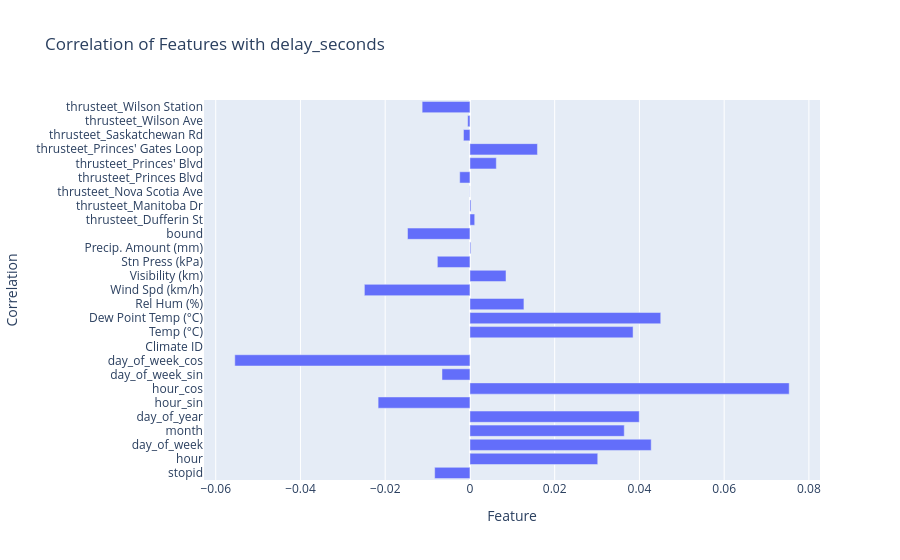

Notebook cell for this chart:
### Markdown cell above
Correlation Analysis

### Code cell
## correlation analysis of features with the target variable and show it in table
# remove thrusteet
df_corr = df_dropped.drop(columns=['thrustreet', 'route', 'trip_id']).to_pandas()  # Convert to pandas for correlation analysis
correlation_matrix = df_corr.corr(method='pearson')
target_correlation = correlation_matrix['delay_seconds'].drop('delay_seconds')  
print("Correlation of features with delay_seconds:")
print(target_correlation.sort_values(ascending=False))
# Visualize the correlation of features with the target variable using a bar chart
correlation_df = target_correlation.reset_index()
correlation_df.columns = ['Correlation', 'Feature']
fig = px.bar(correlation_df, x='Feature', y='Correlation', title='Correlation of Features with delay_seconds')
show(fig)

### Figure 1 — Plotly figure (JSON) as saved in the notebook; plotly's stock layout.template omitted (floating-point values rounded to 4 significant figures)
{"data": [{"hovertemplate": "Feature=%{x}<br>Correlation=%{y}<extra></extra>", "legendgroup": "", "marker": {"color": "#636efa", "pattern": {"shape": ""}}, "name": "", "orientation": "h", "showlegend": false, "textposition": "auto", "type": "bar", "x": [-0.008323, 0.03016, 0.04278, 0.03642, 0.03996, -0.02167, 0.07535, -0.0066, -0.0555, NaN, 0.0385, 0.04503, 0.01274, -0.02491, 0.008511, -0.007691, 0.0002066, -0.01473, 0.001124, 0.0002471, -4.808e-05, -0.002413, 0.006225, 0.01593, -0.001524, -0.0005315, -0.01128], "xaxis": "x", "y": ["stopid", "hour", "day_of_week", "month", "day_of_year", "hour_sin", "hour_cos", "day_of_week_sin", "day_of_week_cos", "Climate ID", "Temp (°C)", "Dew Point Temp (°C)", "Rel Hum (%)", "Wind Spd (km/h)", "Visibility (km)", "Stn Press (kPa)", "Precip. Amount (mm)", "bound", "thrusteet_Dufferin St", "thrusteet_Manitoba Dr", "thrusteet_Nova Scotia Ave", "thrusteet_Princes Blvd", "thrusteet_Princes' Blvd", "thrusteet_Princes' Gates Loop", "thrusteet_Saskatchewan Rd", "thrusteet_Wilson Ave", "thrusteet_Wilson Station"], "yaxis": "y"}], "layout": {"barmode": "relative", "legend": {"tracegroupgap": 0}, "title": {"text": "Correlation of Features with delay_seconds"}, "xaxis": {"anchor": "y", "domain": [0, 1], "title": {"text": "Feature"}}, "yaxis": {"anchor": "x", "domain": [0, 1], "title": {"text": "Correlation"}}}}
